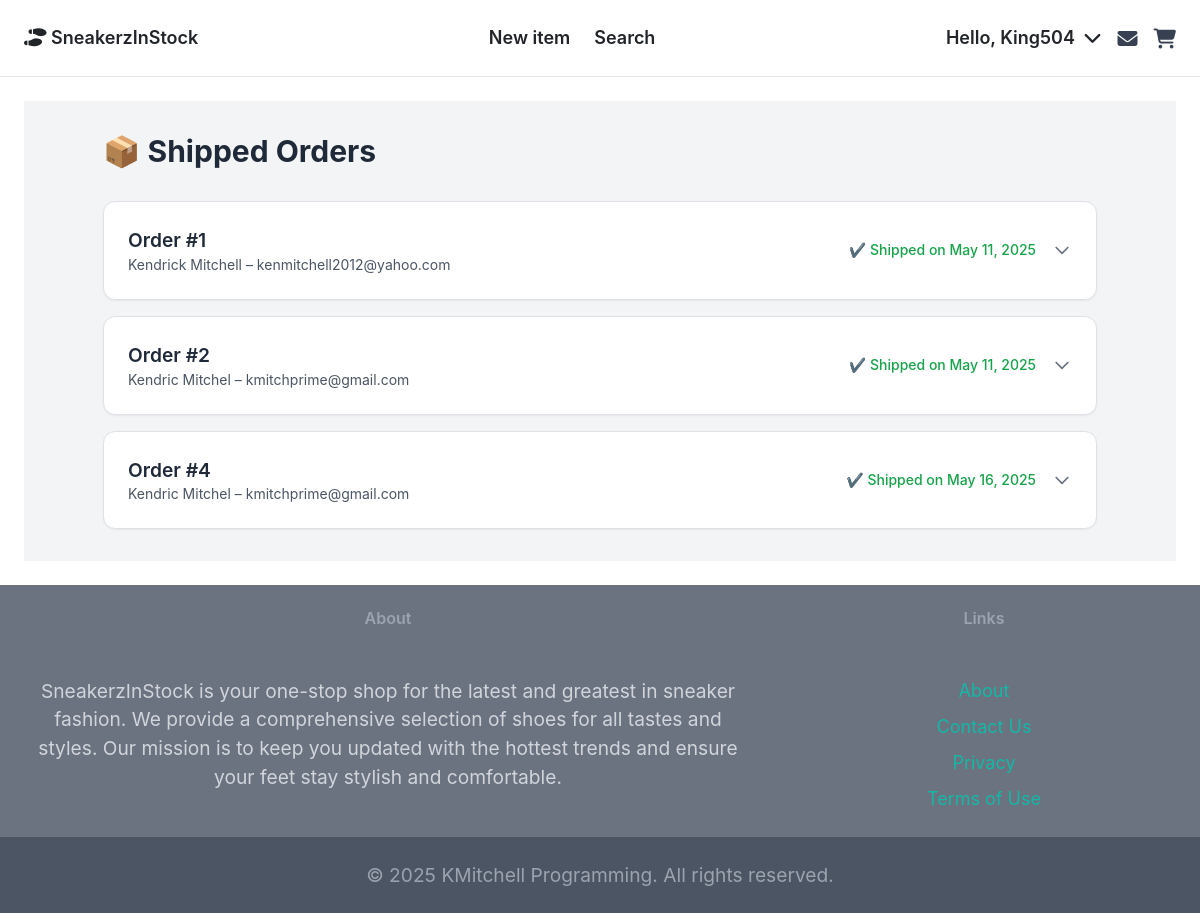
The app's page /payment/shipped_dashboard (signed in) with its own data.
### payment/models.py (models this page shows, shortened)
class Order(models.Model):
    user = models.ForeignKey(User, on_delete=models.CASCADE, null=True, blank=True)
    full_name = models.CharField(max_length=250, null=True, blank=True)
    email = models.EmailField(max_length=255)
    shipping_address = models.TextField(max_length=15000)
    amount_paid = models.DecimalField(max_digits=8, decimal_places=2)
    date_ordered = models.DateTimeField(auto_now_add=True)
    shipped = models.BooleanField(default=False)
    date_shipped = models.DateTimeField(null=True, blank=True)

### payment/views.py (the view)
# urls.py: path('shipped_dashboard', views.shipped_dashboard, name='shipped_dashboard'),
def shipped_dashboard(request):
    if request.user.is_authenticated and request.user.is_superuser:
        orders = Order.objects.filter(shipped=True)
        order_items = OrderItem.objects.all()
        items = []
        for order in orders:
            order_items = OrderItem.objects.filter(order=order)
            for order_item in order_items:
                items.append(order_item.item)
        return render(request, 'payment/shipped_dashboard.html', {'orders': orders, 'order_items': order_items, 'items': items})
    else:
        messages.error(request, 'Access denied. You must be logged in as an admin.')
        return redirect('core:index')

### payment/templates/payment/shipped_dashboard.html (shortened to what this page needs)
{% extends 'core/base.html' %}
{% load static %}
{% block content %}
<div class="bg-gray-100 py-8 px-4 md:px-8 lg:px-16">
    <div class="container mx-auto">
        <h1 class="text-3xl font-bold mb-8 text-gray-800">📦 Shipped Orders</h1>
        {% if orders %}
            <div class="space-y-4">
                {% for order in orders %}
                    <div x-data="{ open: false }" class="bg-white border border-gray-300 rounded-xl shadow-sm overflow-hidden">
                        <div @click="open = !open" class="flex justify-between items-center px-6 py-4 cursor-pointer hover:bg-gray-50">
                            <div>
                                <p class="font-semibold text-gray-800">Order #{{ order.id }}</p>
                                <p class="text-sm text-gray-600">{{ order.full_name }} – {{ order.email }}</p>
                            </div>
                            <div class="flex items-center space-x-4">
                                <span class="text-sm text-green-600 font-medium">✔️ Shipped on {{ order.date_shipped|date:"M d, Y" }}</span>
                                <svg :class="{ 'rotate-180': open }" class="h-5 w-5 text-gray-500 transform transition-transform duration-200" fill="none" stroke="currentColor" viewBox="0 0 24 24">
                                    <path stroke-linecap="round" stroke-linejoin="round" stroke-width="2" d="M19 9l-7 7-7-7" />
                                </svg>
                            </div>
                        </div>
                    </div>
                {% endfor %}
            </div>
        {% else %}
            <p class="text-gray-600">There are no shipped orders at this time.</p>
        {% endif %}
    </div>
</div>
{% endblock %}

### core/templates/core/navbar.html (shortened to what this page needs)
<div class="navbar-container relative z-10">
    <nav class="py-4 px-4 flex justify-between items-center border-b border-gray-200 bg-white">
        <a href="{% url 'core:index' %}" class="text-lg font-semibold"><i class="fa-solid fa-shoe-prints"></i> SneakerzInStock</a>
        <div class="hidden md:flex space-x-6 items-center">
            {% if 'items/new' in request.path %}
                <a href="{% url 'core:index' %}" class="text-lg font-semibold hover:text-gray-500">Home</a>
            {% else %}
                <a href="{% url 'item:new' %}" class="text-lg font-semibold hover:text-gray-500">New item</a>
            {% endif %}
            <a href="{% url 'item:items' %}" class="text-lg font-semibold hover:text-gray-500">Search</a>
        </div>
        <div class="flex items-center space-x-4 relative">
            {% if request.user.is_authenticated %}
                <div class="hidden md:flex relative">
                    <button id="user-menu-button" class="text-lg font-semibold hover:text-gray-500 focus:outline-none">
                        Hello, {{ request.user.username| capfirst }}
                        <i class="fa-solid fa-chevron-down ml-1"></i>
                    </button>
                </div>
                <a href="{% url 'conversations:inbox' %}" class="relative md:block">
                    <i class="fa-solid fa-envelope fa-lg text-gray-700"></i>
                </a>
                <a href="{% url 'cart:view_cart' %}" class="relative md:block">
                    <i class="fa-solid fa-cart-shopping fa-lg text-gray-700"></i>
                </a>
            {% endif %}
        </div>
    </nav>
</div>

### static/css/style.css (style rules this page uses)
html, body { height: 100%; margin: 0; }
body { padding-top: 0px; }
p { font-size: 1.2rem; line-height: 1.5; }

### records on screen
Order: id "1", full_name "Kendrick Mitchell", email "kenmitchell2012@yahoo.com", date_shipped "May 11, 2025"
Order: id "2", full_name "Kendric Mitchel", email "kmitchprime@gmail.com", date_shipped "May 11, 2025"
Order: id "4", full_name "Kendric Mitchel", email "kmitchprime@gmail.com", date_shipped "May 16, 2025"

### other values on screen
{{ request.user.username| capfirst }} "King504"
